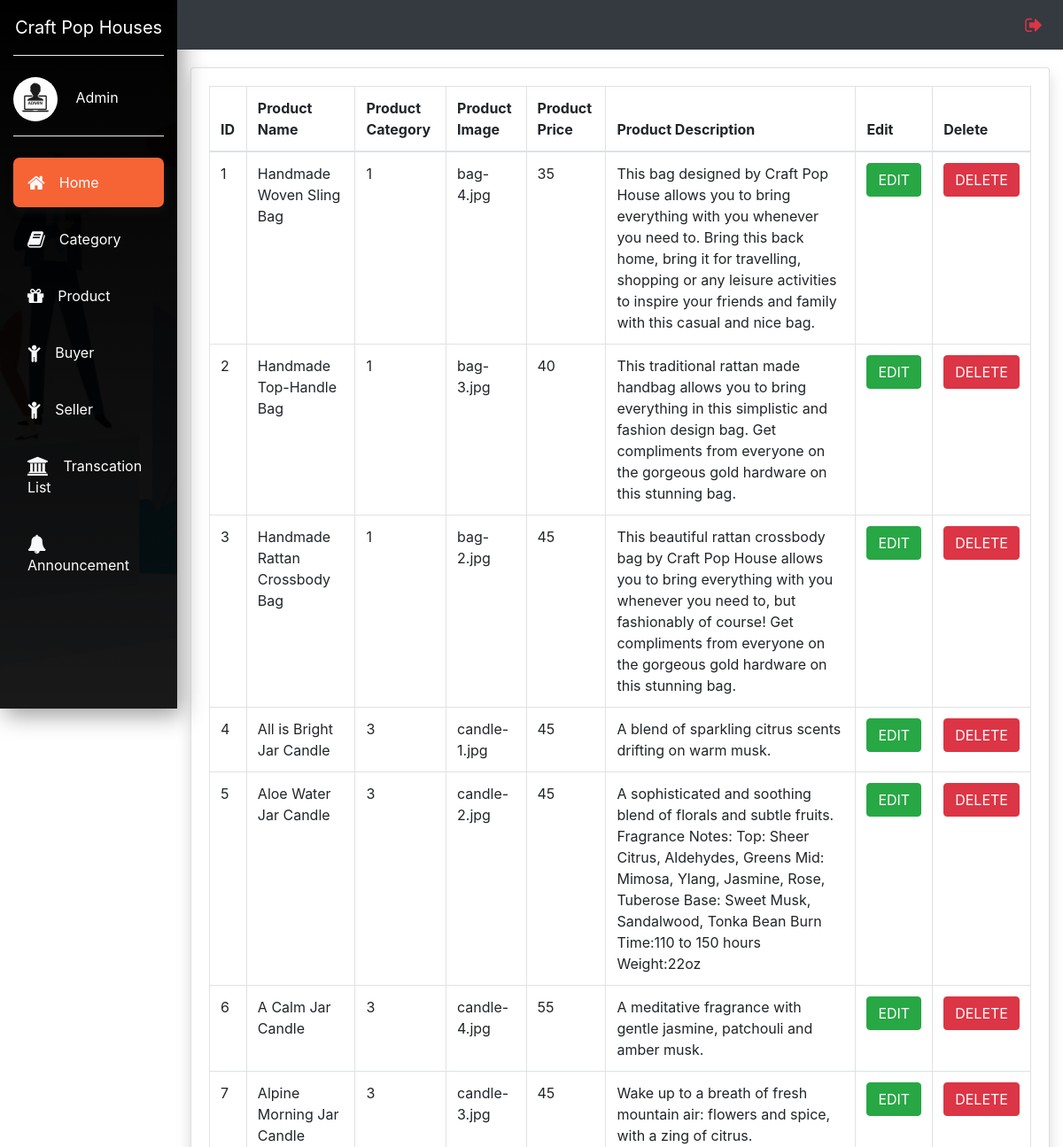
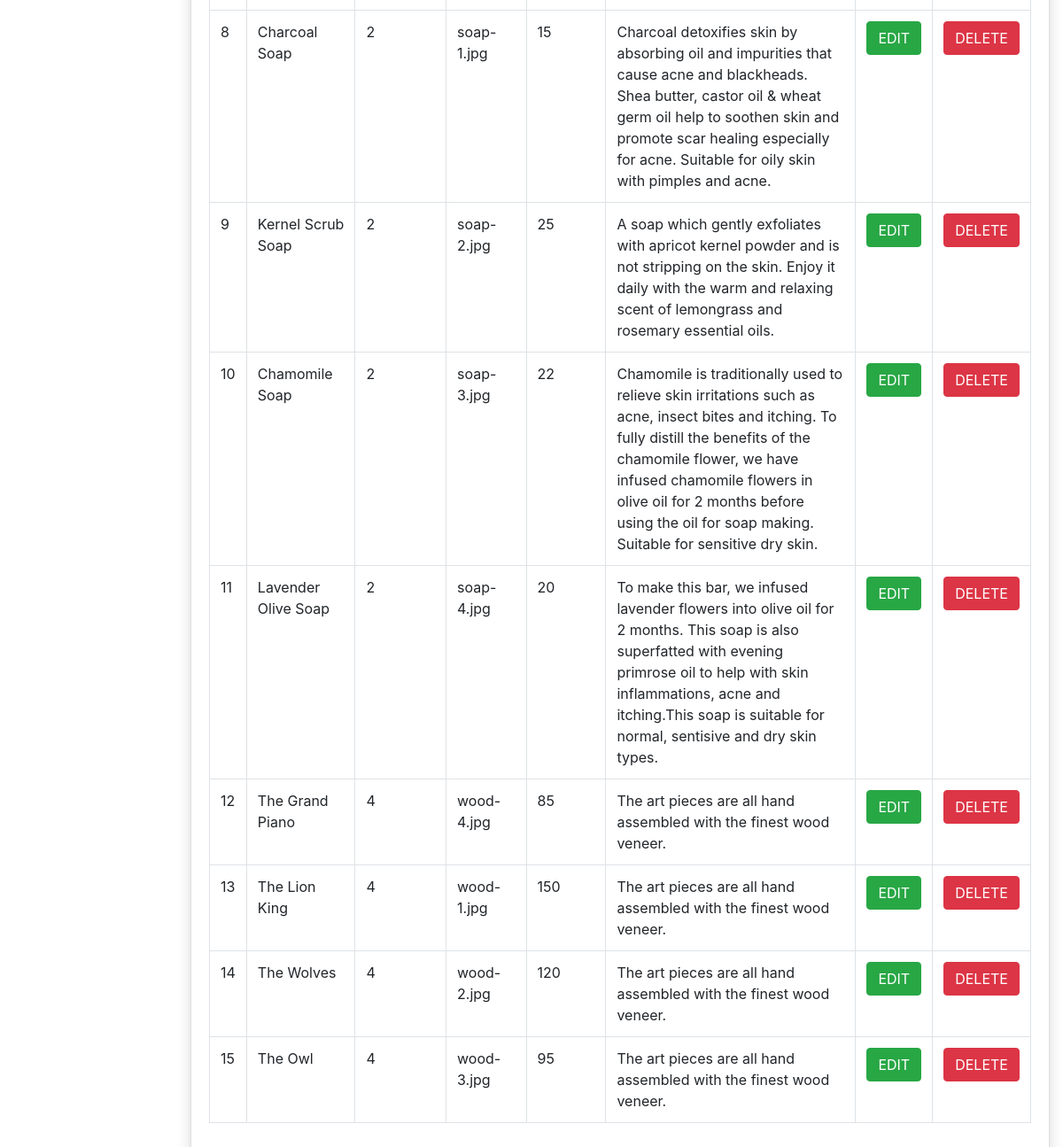
The page /admin/Aproduct.php on the database its author committed (2 pictures, top to bottom).
### tables this page shows
CREATE TABLE `products` (
  `product_id` int(11) NOT NULL,
  `seller_id` int(11) NOT NULL,
  `product_category_id` int(11) NOT NULL,
  `product_title` text NOT NULL,
  `product_img` text NOT NULL,
  `product_price` text NOT NULL,
  `product_description` text NOT NULL
);

### admin/Aproduct.php (the view, shortened to what this page needs)
<?php include('AdminInterface.php') ?>
<div class="container-fluid">
	<div class="row">
		<div class="col-md-2"></div>
			<div class="col-md-10 bg">
				<div class="card shadow mb-4 ">
					<div class="card-body">
						<div class="table-responsive">
						<?php
							$connection = mysqli_connect('localhost','root','','cph');
							$query="SELECT * FROM products";
							$query_run=mysqli_query($connection,$query);
						?>
							<table class="table table-bordered">
							  <thead>
								<tr>
									<th>ID</th>
									<th>Product Name</th>
									<th>Product Category</th>
									<th>Product Image</th>
									<th>Product Price</th>
									<th>Product Description</th>
									<th>Edit</th>
									<th>Delete</th>
								</tr>
							  </thead>
							  <tbody>
							  <?php
							  if(mysqli_num_rows($query_run)>0)
							  {
								  while($row = mysqli_fetch_assoc($query_run))
								  {
									?>
								<tr>
									<td><?php echo $row['product_id']; ?></td>
									<td><?php echo $row['product_title']; ?></td>
									<td><?php echo $row['product_category_id']; ?></td>
									<td><?php echo $row['product_img']; ?></td>
									<td><?php echo $row['product_price']; ?></td>
									<td><?php echo $row['product_description']; ?></td>
									<td>
										<form action="Aedit.php" method="post">
											<button type="submit" name="edit_btn" class="btn btn-success">EDIT</button>
										</form>
									</td>
									<td>
										<form action="AProductCode.php" method="post">
											<button type="submit" name="delete_btn" class="btn btn-danger">DELETE</button>
										</form>
									</td>
								</tr>
								<?php
								  }
							  }
							  else
							  {
								  echo "No record found";
							  }
							  ?>
							  </tbody>
							</table>
							</div>
						</div>
					</div>
			</div>

### styles/insert.css (style rules this page uses)
.bg { margin-top:5%; }

### rows shown on the page
products: product_id "1", product_title "Handmade Woven Sling Bag", product_category "1", product_img "bag-4.jpg", product_price "35", product_description "This bag designed by Craft Pop House allows you to bring everything with you whenever you need to. Bring this back home, bring it for travelling, shopping or any leisure activities to inspire your friends and family with this casual and nice bag."
products: product_id "2", product_title "Handmade Top-Handle Bag", product_category "1", product_img "bag-3.jpg", product_price "40", product_description "This traditional rattan made handbag allows you to bring everything in this simplistic and fashion design bag. Get compliments from everyone on the gorgeous gold hardware on this stunning bag."
products: product_id "3", product_title "Handmade Rattan Crossbody Bag", product_category "1", product_img "bag-2.jpg", product_price "45", product_description "This beautiful rattan crossbody bag by Craft Pop House allows you to bring everything with you whenever you need to, but fashionably of course! Get compliments from everyone on the gorgeous gold hardware on this stunning bag."
products: product_id "4", product_title "All is Bright Jar Candle", product_category "3", product_img "candle-1.jpg", product_price "45", product_description "A blend of sparkling citrus scents drifting on warm musk."
products: product_id "5", product_title "Aloe Water Jar Candle", product_category "3", product_img "candle-2.jpg", product_price "45", product_description "A sophisticated and soothing blend of florals and subtle fruits. Fragrance Notes: Top: Sheer Citrus, Aldehydes, Greens Mid: Mimosa, Ylang, Jasmine, Rose, Tuberose Base: Sweet Musk, Sandalwood, Tonka Bean Burn Time:110 to 150 hours Weight:22oz"
products: product_id "6", product_title "A Calm Jar Candle", product_category "3", product_img "candle-4.jpg", product_price "55", product_description "A meditative fragrance with gentle jasmine, patchouli and amber musk."
products: product_id "7", product_title "Alpine Morning Jar Candle", product_category "3", product_img "candle-3.jpg", product_price "45", product_description "Wake up to a breath of fresh mountain air: flowers and spice, with a zing of citrus."
products: product_id "8", product_title "Charcoal Soap", product_category "2", product_img "soap-1.jpg", product_price "15", product_description "Charcoal detoxifies skin by absorbing oil and impurities that cause acne and blackheads. Shea butter, castor oil & wheat germ oil help to soothen skin and promote scar healing especially for acne. Suitable for oily skin with pimples and acne."
products: product_id "9", product_title "Kernel Scrub Soap", product_category "2", product_img "soap-2.jpg", product_price "25", product_description "A soap which gently exfoliates with apricot kernel powder and is not stripping on the skin. Enjoy it daily with the warm and relaxing scent of lemongrass and rosemary essential oils."
products: product_id "10", product_title "Chamomile Soap", product_category "2", product_img "soap-3.jpg", product_price "22", product_description "Chamomile is traditionally used to relieve skin irritations such as acne, insect bites and itching. To fully distill the benefits of the chamomile flower, we have infused chamomile flowers in olive oil for 2 months before using the oil for soap making. Suitable for sensitive dry skin."
products: product_id "11", product_title "Lavender Olive Soap", product_category "2", product_img "soap-4.jpg", product_price "20", product_description "To make this bar, we infused lavender flowers into olive oil for 2 months. This soap is also superfatted with evening primrose oil to help with skin inflammations, acne and itching.This soap is suitable for normal, sentisive and dry skin types."
products: product_id "12", product_title "The Grand Piano", product_category "4", product_img "wood-4.jpg", product_price "85", product_description "The art pieces are all hand assembled with the finest wood veneer."
products: product_id "13", product_title "The Lion King", product_category "4", product_img "wood-1.jpg", product_price "150", product_description "The art pieces are all hand assembled with the finest wood veneer."
products: product_id "14", product_title "The Wolves", product_category "4", product_img "wood-2.jpg", product_price "120", product_description "The art pieces are all hand assembled with the finest wood veneer."
products: product_id "15", product_title "The Owl", product_category "4", product_img "wood-3.jpg", product_price "95", product_description "The art pieces are all hand assembled with the finest wood veneer."
